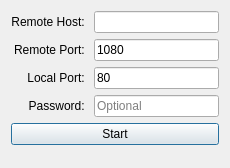
<?xml version="1.0" encoding="UTF-8"?>
<ui version="4.0">
 <class>MainWidget</class>
 <widget class="QWidget" name="MainWidget">
  <property name="geometry">
   <rect>
    <x>0</x>
    <y>0</y>
    <width>230</width>
    <height>168</height>
   </rect>
  </property>
  <property name="windowTitle">
   <string>pipesocks GUI</string>
  </property>
  <layout class="QGridLayout" name="gridLayout">
   <item row="2" column="1">
    <widget class="QLineEdit" name="LocalPort">
     <property name="text">
      <string>80</string>
     </property>
    </widget>
   </item>
   <item row="0" column="0">
    <widget class="QLabel" name="RHLabel">
     <property name="text">
      <string>Remote Host: </string>
     </property>
     <property name="alignment">
      <set>Qt::AlignRight|Qt::AlignTrailing|Qt::AlignVCenter</set>
     </property>
    </widget>
   </item>
   <item row="1" column="1">
    <widget class="QLineEdit" name="RemotePort">
     <property name="text">
      <string>1080</string>
     </property>
    </widget>
   </item>
   <item row="3" column="0">
    <widget class="QLabel" name="PLabel">
     <property name="text">
      <string>Password: </string>
     </property>
     <property name="alignment">
      <set>Qt::AlignRight|Qt::AlignTrailing|Qt::AlignVCenter</set>
     </property>
    </widget>
   </item>
   <item row="0" column="1">
    <widget class="QLineEdit" name="RemoteHost"/>
   </item>
   <item row="3" column="1">
    <widget class="QLineEdit" name="Password">
     <property name="echoMode">
      <enum>QLineEdit::Password</enum>
     </property>
     <property name="placeholderText">
      <string>Optional</string>
     </property>
    </widget>
   </item>
   <item row="4" column="0" colspan="2">
    <widget class="QPushButton" name="Start">
     <property name="text">
      <string>Start</string>
     </property>
     <property name="default">
      <bool>true</bool>
     </property>
    </widget>
   </item>
   <item row="2" column="0">
    <widget class="QLabel" name="LPLabel">
     <property name="text">
      <string>Local Port: </string>
     </property>
     <property name="alignment">
      <set>Qt::AlignRight|Qt::AlignTrailing|Qt::AlignVCenter</set>
     </property>
    </widget>
   </item>
   <item row="1" column="0">
    <widget class="QLabel" name="RPLabel">
     <property name="text">
      <string>Remote Port: </string>
     </property>
     <property name="alignment">
      <set>Qt::AlignRight|Qt::AlignTrailing|Qt::AlignVCenter</set>
     </property>
    </widget>
   </item>
   <item row="5" column="0">
    <spacer name="verticalSpacer">
     <property name="orientation">
      <enum>Qt::Vertical</enum>
     </property>
     <property name="sizeHint" stdset="0">
      <size>
       <width>20</width>
       <height>40</height>
      </size>
     </property>
    </spacer>
   </item>
  </layout>
 </widget>
 <resources/>
 <connections/>
</ui>
